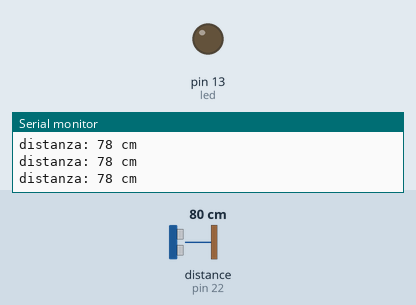
Bench run of a sketch on a simulated Arduino Mega 2560, built with avr-gcc and run on an emulated ATmega2560. On the bench: output pins drawn as LEDs (lit = HIGH), the last lines printed to the serial monitor. Wiring (inferred from the names in the program): ultrasonic range finder: trigger pin 23; echo pin 22. The inputs (shaded band) are chosen by the test bench; at power-on: distance to the obstacle (sensor on pin 22) 80 cm. The echo pulse lasts 58.3 µs per cm; pins used as bus, display or sensor lines are not drawn.

Above: at 1.2 s.
1.3 s: distance to the obstacle (sensor on pin 22) set to 12 cm
4.3 s: distance to the obstacle (sensor on pin 22) set to 9 cm
At 5.8 s:
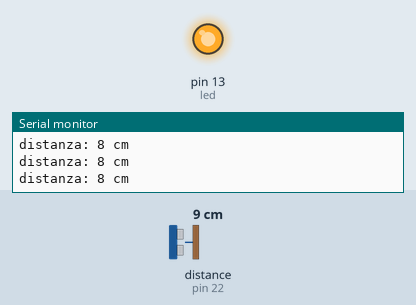
Timing chart, 0 to 7.3 s (numbered marks = the images above; inputs shaded):
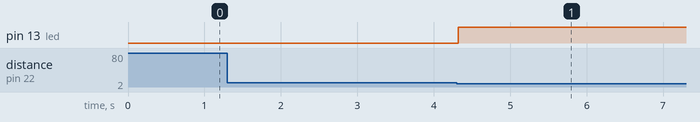

Measured:
- the behaviour switches between 11 and 10 cm on distance to the obstacle (sensor on pin 22) (found by bisection; images 0 and 1)
- after the input at 4.3 s, pin 13 (led): LOW → HIGH at once

The sketch:

HCSR04_Test.ino
```cpp
//HC RS04 Sensore ultrasuoni
//Giuseppe Caccavale
const int triggerPort = 23;
const int echoPort = 22;
const int led = 13;

void setup() {

pinMode(triggerPort, OUTPUT);
pinMode(echoPort, INPUT);
pinMode(led, OUTPUT);
Serial.begin(9600);
Serial.print( "Sensore Ultrasuoni: ");
}

void loop() {

//porta bassa l'uscita del trigger
digitalWrite( triggerPort, LOW );
//invia un impulso di 10microsec su trigger
digitalWrite( triggerPort, HIGH );
delayMicroseconds( 10 );
digitalWrite( triggerPort, LOW );

long durata = pulseIn( echoPort, HIGH );

long distanza = 0.034 * durata / 2;

Serial.print("distanza: ");

//dopo 38ms è fuori dalla portata del sensore
if( durata > 38000 ){
Serial.println("Fuori portata   ");
}
else{
Serial.print(distanza);
Serial.println(" cm     ");
}

if(distanza < 10){
 digitalWrite(led, HIGH);
}
else{
 digitalWrite(led, LOW);
}

//Aspetta 1000 microsecondi
delayMicroseconds(100);
}
```
